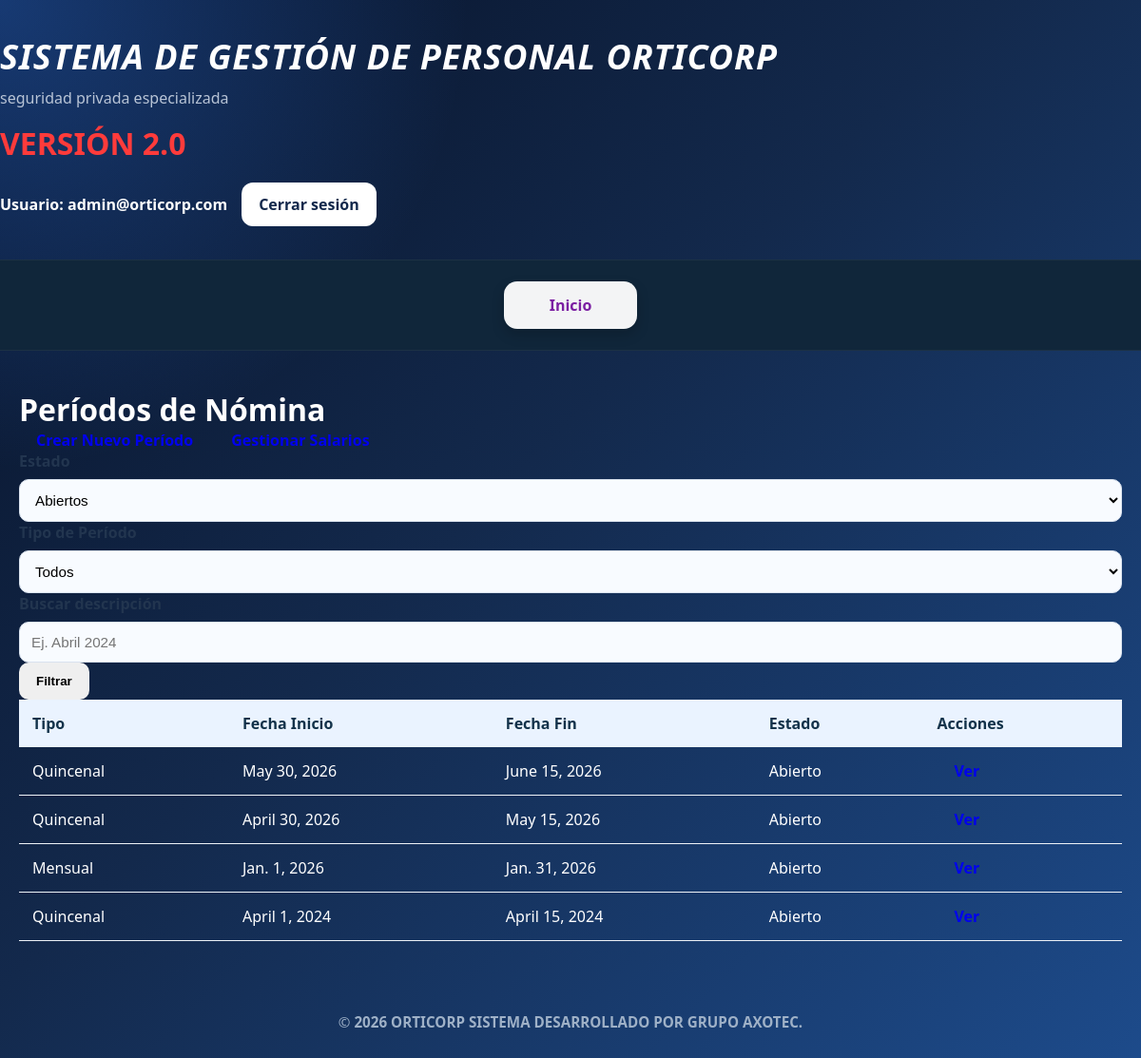
Page /nomina/periodos/ (signed in) on the committed database.
### polls/models.py (models this page shows, shortened)
class CustomUser(AbstractUser):
    ROLES = (
        ('ADMIN', 'Administrador'),
        ('HR', 'Recursos Humanos'),
        ('VIEW', 'Vista'),
    )
    username = None
    email = models.EmailField(unique=True)
    role = models.CharField(max_length=10, choices=ROLES, default='VIEW')
    USERNAME_FIELD = 'email'
    REQUIRED_FIELDS = []
    objects = CustomUserManager()

### nomina/models.py (models this page shows, shortened)
class PeriodoNomina(models.Model):
    PERIODO_CHOICES = (
        ('SEMANAL', 'Semanal'),
        ('QUINCENAL', 'Quincenal'),
        ('MENSUAL', 'Mensual'),
    )
    tipo_periodo = models.CharField(max_length=20, choices=PERIODO_CHOICES, default='QUINCENAL')
    fecha_inicio = models.DateField()
    fecha_fin = models.DateField()
    descripcion = models.CharField(max_length=100, blank=True, null=True)
    cerrado = models.BooleanField(default=False)
    class Meta:
        ordering = ['-fecha_inicio']

### nomina/views.py (the view)
# urls.py: path('periodos/', views.periodo_list, name='periodo_list'),
@login_required
def periodo_list(request):
    periodos = PeriodoNomina.objects.all()
    estado = request.GET.get('estado', 'abierto')
    tipo = request.GET.get('tipo', '')
    buscar = request.GET.get('buscar', '')
    if estado == 'abierto':
        periodos = periodos.filter(cerrado=False)
    elif estado == 'cerrado':
        periodos = periodos.filter(cerrado=True)
    if tipo:
        periodos = periodos.filter(tipo_periodo=tipo)
    if buscar:
        periodos = periodos.filter(descripcion__icontains=buscar)
    return render(request, 'nomina/periodo_list.html', {
        'periodos': periodos,
        'filtros': {
            'estado': estado,
            'tipo': tipo,
            'buscar': buscar,
        }
    })

### nomina/templates/nomina/periodo_list.html (shortened to what this page needs)
{% extends 'polls/base.html' %}
{% block content %}
<div class="container">
    <h1>Períodos de Nómina</h1>
    <div class="mb-3 d-flex gap-2 flex-wrap">
        <a href="{% url 'nomina:periodo_create' %}" class="btn btn-primary">Crear Nuevo Período</a>
        <a href="{% url 'nomina:salario_list' %}" class="btn btn-secondary">Gestionar Salarios</a>
    </div>
    <form method="get" class="row g-3 mb-4">
        <div class="col-md-3">
            <label class="form-label">Estado</label>
            <select name="estado" class="form-control">
                <option value="abierto" {% if filtros.estado == 'abierto' %}selected{% endif %}>Abiertos</option>
            </select>
        </div>
        <div class="col-md-3">
            <label class="form-label">Tipo de Período</label>
            <select name="tipo" class="form-control">
                <option value="" {% if not filtros.tipo %}selected{% endif %}>Todos</option>
            </select>
        </div>
        <div class="col-md-4">
            <label class="form-label">Buscar descripción</label>
            <input type="text" name="buscar" class="form-control" value="{{ filtros.buscar }}" placeholder="Ej. Abril 2024">
        </div>
        <div class="col-md-2 align-self-end">
            <button type="submit" class="btn btn-outline-primary w-100">Filtrar</button>
        </div>
    </form>
    <table class="table table-striped mt-3">
        <thead>
            <tr>
                <th>Tipo</th>
                <th>Fecha Inicio</th>
                <th>Fecha Fin</th>
                <th>Estado</th>
                <th>Acciones</th>
            </tr>
        </thead>
        <tbody>
            {% for periodo in periodos %}
            <tr>
                <td>{{ periodo.get_tipo_periodo_display }}</td>
                <td>{{ periodo.fecha_inicio }}</td>
                <td>{{ periodo.fecha_fin }}</td>
                <td>{% if periodo.cerrado %}Cerrado{% else %}Abierto{% endif %}</td>
                <td>
                    <a href="{% url 'nomina:periodo_detail' periodo.pk %}" class="btn btn-sm btn-info">Ver</a>
                </td>
            </tr>
            {% empty %}
            <tr>
                <td colspan="5">No hay períodos registrados.</td>
            </tr>
            {% endfor %}
        </tbody>
    </table>
</div>
{% endblock %}

### polls/templates/polls/base.html (shortened to what this page needs)
{% load static %}
<!DOCTYPE html>
<html lang="es">
<head>
    <link rel="stylesheet" href="{% static 'polls/css/theme.css' %}">
</head>
<body class="{% block body_class %}{% endblock %}">
    <header class="app-header">
        <div class="container header-inner">
            <div class="brand">
                <h1><em>SISTEMA DE GESTIÓN DE PERSONAL ORTICORP</em></h1>
                <p class="subtitle">
                    seguridad privada especializada
                </p>
                <h2 class="version">
                    VERSIÓN 2.0
                </h2>
            </div>
            <div class="user-area">
                {% if user.is_authenticated %}
                    <span class="user-label">
                        Usuario:
                        <strong>{{ user.get_username }}</strong>
                    </span>
                    <a class="logout-btn" href="{% url 'logout' %}">
                        Cerrar sesión
                    </a>
                {% else %}
                    <a class="logout-btn" href="{% url 'login' %}">
                        Iniciar sesión
                    </a>
                {% endif %}
            </div>
        </div>
        <nav class="app-nav">
            <div class="container nav-inner">
                <a class="nav-link" href="{% url 'inicio' %}">
                    Inicio
                </a>
            </div>
        </nav>
    </header>
    <main class="container main-content">
        {% block content %}{% endblock %}
    </main>
    <footer class="copight">
        &copy;
        <strong>
            2026 ORTICORP SISTEMA DESARROLLADO POR GRUPO AXOTEC.
        </strong>
    </footer>
</body>
</html>

### polls/static/polls/css/theme.css (style rules this page uses)
:root { --bg:#071428; --panel:#ffffff; --muted:#9fb1c7; --accent-purple:#7b1fa2; --accent-blue:#2b6ea3; --soft-blue:#eaf3ff; --success:#27ae60; --danger:#e74c3c; }
* { margin:0; padding:0; box-sizing:border-box; }
html { scroll-behavior:smooth; }
body { min-height:100vh; font-family:'Segoe UI', Arial, sans-serif; color:#ffffff; display:flex; flex-direction:column; background: radial-gradient(circle at top left, rgba(53,132,255,0.35), transparent 30%), linear-gradient( 135deg, #071228 0%, #13294c 45%, #1d4b8b 100%); }
.container { width:100%; max-width:1200px; margin:auto; padding:0 20px; }
.app-header { width:100%; }
.header-inner { display:flex; justify-content:space-between; align-items:center; gap:20px; flex-wrap:wrap; padding:35px 0; }
.brand h1 { font-size:clamp(1.5rem,3vw,2.5rem); color:#ffffff; letter-spacing:1px; }
.subtitle { margin-top:8px; color:#b8c4d6; font-size:1rem; }
.version { margin-top:15px; color:#ff3b3b; font-size:2rem; }
.user-area { display:flex; align-items:center; gap:15px; flex-wrap:wrap; }
.user-label { color:#ffffff; font-weight:600; }
.logout-btn { background:#ffffff; color:#13294c; text-decoration:none; padding:12px 18px; border-radius:12px; font-weight:700; transition:0.3s ease; }
.app-nav { width:100%; background:#10263a; border-top:1px solid rgba(255,255,255,0.05); border-bottom:1px solid rgba(255,255,255,0.05); }
.nav-inner { display:flex; justify-content:center; flex-wrap:wrap; gap:14px; padding:22px 0; }
.nav-link { min-width:140px; text-align:center; text-decoration:none; background:rgba(255,255,255,0.95); color:var(--accent-purple); font-weight:700; padding:14px 18px; border-radius:14px; transition:0.3s ease; box-shadow:0 6px 14px rgba(0,0,0,0.18); }
.main-content { width:100%; padding:40px 0; }
label { display:block; margin-bottom:8px; font-weight:700; color:#22354f; }
input[type="text"], input[type="email"], input[type="password"], input[type="date"], select, textarea { width:100%; padding:12px; border-radius:10px; border:1px solid #d9e2ee; background:#f8fbff; transition:0.3s ease; font-size:0.95rem; }
.btn { border:none; border-radius:10px; padding:12px 18px; font-weight:700; cursor:pointer; transition:0.3s ease; text-decoration:none; }
table { width:100%; min-width:800px; border-collapse:collapse; }
th { background:var(--soft-blue); color:#12324a; padding:14px; text-align:left; font-weight:700; }
td { padding:14px; border-bottom:1px solid #eef2f7; }
.copight { margin-top:auto; text-align:center; padding:35px 20px; color:#9fb1c7; font-size:0.95rem; }

### rows in the picture
CustomUser: get_username "admin@orticorp.com"
PeriodoNomina: tipo_periodo "Quincenal", fecha_inicio "May 30, 2026", fecha_fin "June 15, 2026", cerrado "Abierto"
PeriodoNomina: tipo_periodo "Quincenal", fecha_inicio "April 30, 2026", fecha_fin "May 15, 2026", cerrado "Abierto"
PeriodoNomina: tipo_periodo "Mensual", fecha_inicio "Jan. 1, 2026", fecha_fin "Jan. 31, 2026", cerrado "Abierto"
PeriodoNomina: tipo_periodo "Quincenal", fecha_inicio "April 1, 2024", fecha_fin "April 15, 2024", cerrado "Abierto"
